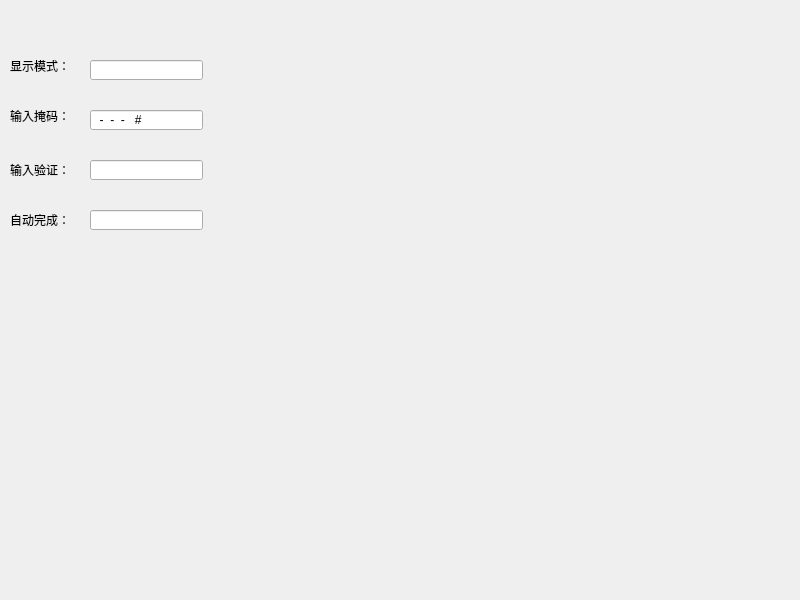
<?xml version="1.0" encoding="UTF-8"?>
<ui version="4.0">
 <class>MyWidget</class>
 <widget class="QWidget" name="MyWidget">
  <property name="geometry">
   <rect>
    <x>0</x>
    <y>0</y>
    <width>800</width>
    <height>600</height>
   </rect>
  </property>
  <property name="windowTitle">
   <string>MyWidget</string>
  </property>
  <widget class="QLineEdit" name="lineEdit1">
   <property name="geometry">
    <rect>
     <x>90</x>
     <y>60</y>
     <width>113</width>
     <height>20</height>
    </rect>
   </property>
   <property name="echoMode">
    <enum>QLineEdit::Password</enum>
   </property>
  </widget>
  <widget class="QLineEdit" name="lineEdit2">
   <property name="geometry">
    <rect>
     <x>90</x>
     <y>110</y>
     <width>113</width>
     <height>20</height>
    </rect>
   </property>
   <property name="inputMask">
    <string>&gt;AA-90-BB-! aa\#H</string>
   </property>
  </widget>
  <widget class="QLineEdit" name="lineEdit3">
   <property name="geometry">
    <rect>
     <x>90</x>
     <y>160</y>
     <width>113</width>
     <height>20</height>
    </rect>
   </property>
  </widget>
  <widget class="QLabel" name="label">
   <property name="geometry">
    <rect>
     <x>10</x>
     <y>50</y>
     <width>71</width>
     <height>31</height>
    </rect>
   </property>
   <property name="text">
    <string>显示模式：</string>
   </property>
  </widget>
  <widget class="QLabel" name="label_2">
   <property name="geometry">
    <rect>
     <x>10</x>
     <y>100</y>
     <width>61</width>
     <height>31</height>
    </rect>
   </property>
   <property name="text">
    <string>输入掩码：</string>
   </property>
  </widget>
  <widget class="QLabel" name="label_3">
   <property name="geometry">
    <rect>
     <x>10</x>
     <y>155</y>
     <width>71</width>
     <height>30</height>
    </rect>
   </property>
   <property name="text">
    <string>输入验证：</string>
   </property>
  </widget>
  <widget class="QLabel" name="label_4">
   <property name="geometry">
    <rect>
     <x>10</x>
     <y>205</y>
     <width>71</width>
     <height>30</height>
    </rect>
   </property>
   <property name="text">
    <string>自动完成：</string>
   </property>
  </widget>
  <widget class="QLineEdit" name="lineEdit4">
   <property name="geometry">
    <rect>
     <x>90</x>
     <y>210</y>
     <width>113</width>
     <height>20</height>
    </rect>
   </property>
  </widget>
 </widget>
 <resources/>
 <connections/>
</ui>
